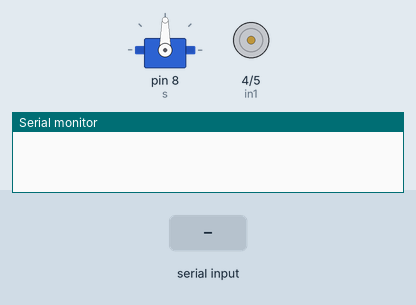
Simulated run of this sketch. Board: Arduino Uno, built with avr-gcc and run on an emulated ATmega328P. Parts: servo, motor-driver pin pairs drawn as motors (green arrow = first pin HIGH = forward, orange = second pin HIGH = backward, longer = more drive), the last lines printed to the serial monitor. The test bench sets the inputs (shaded band).

Above: at 1.2 s.
1.3 s: "60" received over the second serial link
At 2.1 s:
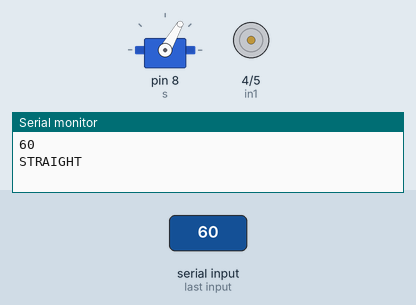
2.8 s: "fwd" received over the second serial link
At 3.2 s:
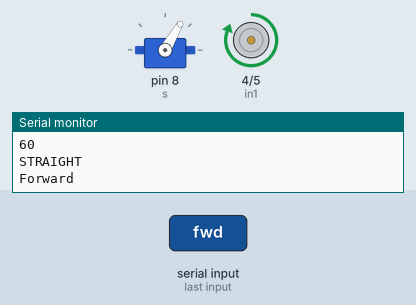
4.3 s: "bkwd" received over the second serial link
At 5.5 s:
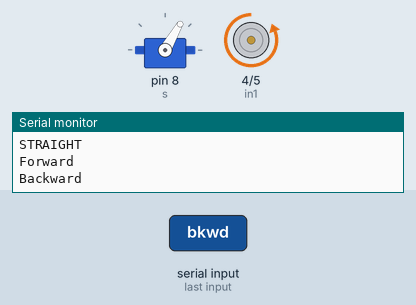
5.8 s: "90" received over the second serial link
At 6.8 s:
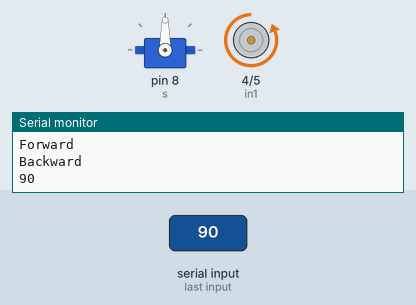
7.3 s: "30" received over the second serial link
At 7.9 s:
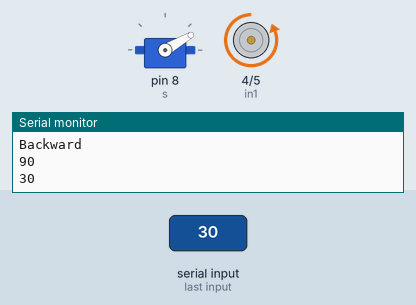
8.8 s: "STOP" received over the second serial link
At 9.1 s:
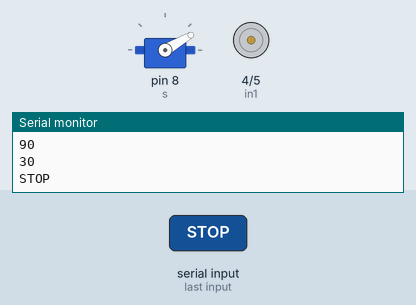
Timing chart, 0 to 11.3 s (numbered marks = the images above; inputs shaded):
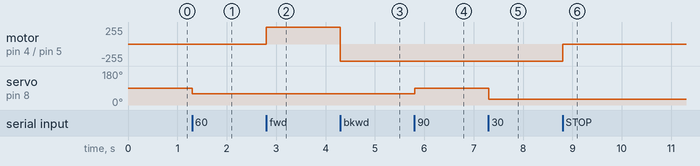

Measured:
- after the input at 1.3 s, servo on pin 8 (s): 90° → 60° at once
- after the input at 2.8 s, motor on pin 4 (in1) / pin 5 (in2): stopped → forward 255/255 at once
- after the input at 4.3 s, motor on pin 4 (in1) / pin 5 (in2): forward 255/255 → backward 255/255 at once
- after the input at 5.8 s, servo on pin 8 (s): 60° → 90° at once
- after the input at 7.3 s, servo on pin 8 (s): 90° → 30° at once
- after the input at 8.8 s, motor on pin 4 (in1) / pin 5 (in2): backward 255/255 → stopped at once

The sketch:

sketch_aug21a.ino
```cpp
// by subhajit sinha and mathew kurian


#include<Servo.h>
#include<SoftwareSerial.h>
char C;
int in1 = 4;
int in2 = 5;
String blue;
Servo s;
SoftwareSerial bt(10,11);
void setup()
{
  pinMode(in1, OUTPUT);
  pinMode(in2, OUTPUT);
  s.attach(8);
  Serial.begin(9600);
  bt.begin(9600);
}
void loop()
{
  delay(100);
  while(bt.available()>0 )
  {
    C=char(bt.read());
    blue+=C;
  }
    if(blue.length() >0)
    {

      if(blue == "60")
      {
        Serial.println(blue);
        Serial.println("STRAIGHT");
        s.write(60);
        blue = "";
      }
      else if (blue == "90")
      {
        Serial.println(blue);
        Serial.println("");
        s.write(90);
        blue = "";
      }
      else if (blue == "30")
      {
         Serial.println(blue);
         Serial.println("");
         s.write(30);
         blue = "";
      }
      else if (blue == "15")
      {
         Serial.println(blue);
         Serial.println("");
         s.write(15);
         blue = "";
      }
      else if (blue == "fwd")
      {
        Serial.println("Forward");
        digitalWrite(in1, HIGH);
        digitalWrite(in2, LOW);
        delay(1000);
        blue = "";
      }
      else if (blue == "bkwd")
      {
        Serial.println("Backward");
        digitalWrite(in1, LOW);
        digitalWrite(in2, HIGH);
        delay(1000);
        blue = "";
      }
      else if( blue == "STOP")
      {
        Serial.println("STOP");
        digitalWrite(in1,LOW);
        digitalWrite(in2,LOW);
        delay(1000);
        blue = "";
      }
      else
      {
        Serial.println("NOT READ");
        blue= "";
      }
    }
}
```
